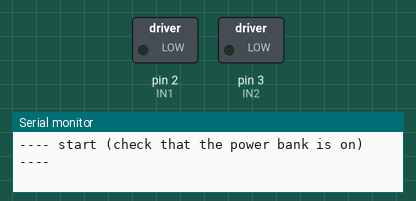
Simulated run of this sketch. Board: Arduino Uno, built with avr-gcc and run on an emulated ATmega328P. Shown: switched loads named in the sketch (green lamp = pin HIGH), the last lines printed to the serial monitor.

Above: at 0.1 s.
At 9.1 s:
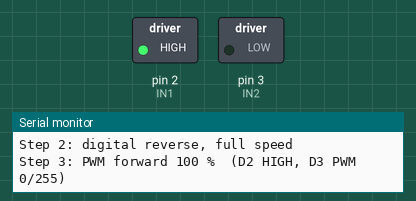
At 16.1 s:
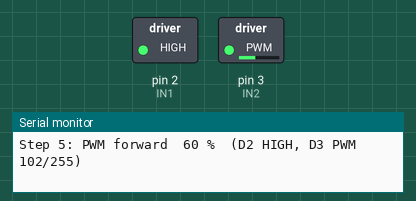
At 35.6 s:
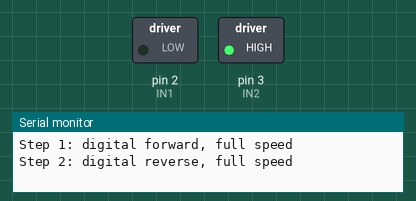
Timing chart, 0 to 40.0 s (numbered marks = the images above):
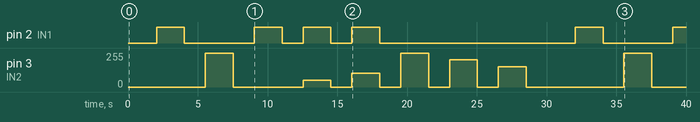

Measured:
- by itself, pin 2 (IN1): LOW → HIGH at 2.0 s, → LOW 2.0 s later, → HIGH 5.0 s later, → LOW 2.0 s later, … (11 changes in this stretch)

The sketch:

motor_pin_test.ino
```cpp
// Motor pin test for the Mockingbird robot (Arduino UNO R4 WiFi + DRV8833).
//
// No Bluetooth, no LED matrix, no servo, no keys to type: the sketch runs a fixed sequence over
// and over and prints each step to the Serial Monitor (9600). Watch the right motor and note
// which steps turn it.
//
// Wiring: AIN1 -> D2, AIN2 -> D3, motor on AO1/AO2, VM and STBY -> battery +,
//         driver GND -> battery - and Arduino GND.
//
// Steps 1-2 use plain digital outputs (no PWM). Steps 3-8 use PWM on D3.

const int IN1 = 2;
const int IN2 = 3;   // PWM
const unsigned long RUN_MS = 2000;
const unsigned long PAUSE_MS = 1500;

void pauseStep() {
  pinMode(IN2, OUTPUT);        // back to a plain digital pin after any PWM
  digitalWrite(IN1, LOW);
  digitalWrite(IN2, LOW);
  delay(PAUSE_MS);
}

void digitalStep(int n, const char *name, int in1, int in2) {
  Serial.print("Step ");
  Serial.print(n);
  Serial.print(": ");
  Serial.println(name);
  pinMode(IN2, OUTPUT);
  digitalWrite(IN1, in1);
  digitalWrite(IN2, in2);
  delay(RUN_MS);
  pauseStep();
}

void pwmStep(int n, const char *name, int in1, int pwm) {
  Serial.print("Step ");
  Serial.print(n);
  Serial.print(": ");
  Serial.print(name);
  Serial.print("  (D2 ");
  Serial.print(in1 == HIGH ? "HIGH" : "LOW");
  Serial.print(", D3 PWM ");
  Serial.print(pwm);
  Serial.println("/255)");
  digitalWrite(IN1, in1);
  analogWrite(IN2, pwm);
  delay(RUN_MS);
  pauseStep();
}

void setup() {
  Serial.begin(9600);
  unsigned long t0 = millis();
  while (!Serial && millis() - t0 < 2000) {}
  pinMode(IN1, OUTPUT);
  pinMode(IN2, OUTPUT);
  digitalWrite(IN1, LOW);
  digitalWrite(IN2, LOW);
  Serial.println("Motor pin test: AIN1 = D2, AIN2 = D3. Each step runs 2 s.");
}

void loop() {
  Serial.println("---- start (check that the power bank is on) ----");
  delay(2000);
  digitalStep(1, "digital forward, full speed", HIGH, LOW);
  digitalStep(2, "digital reverse, full speed", LOW, HIGH);
  pwmStep(3, "PWM forward 100 %", HIGH, 0);
  pwmStep(4, "PWM forward  80 %", HIGH, 51);
  pwmStep(5, "PWM forward  60 %", HIGH, 102);
  pwmStep(6, "PWM reverse 100 %", LOW, 255);
  pwmStep(7, "PWM reverse  80 %", LOW, 204);
  pwmStep(8, "PWM reverse  60 %", LOW, 153);
}
```
